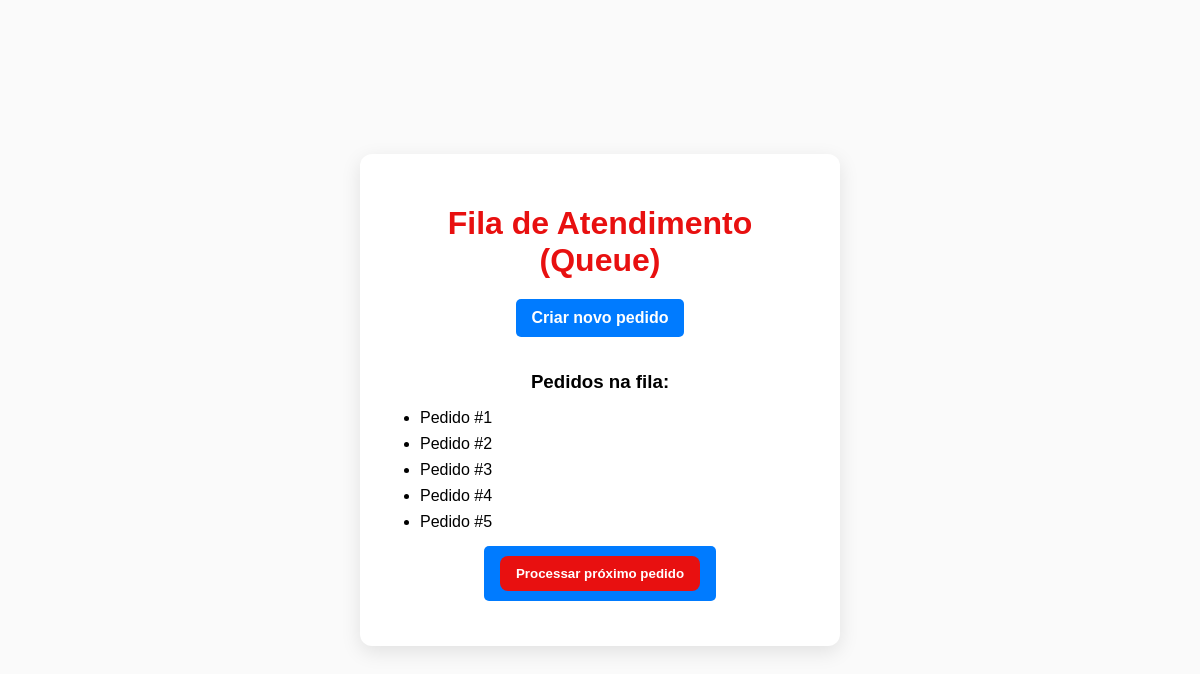
Before: /store/fila/ (signed in) with the older database file.
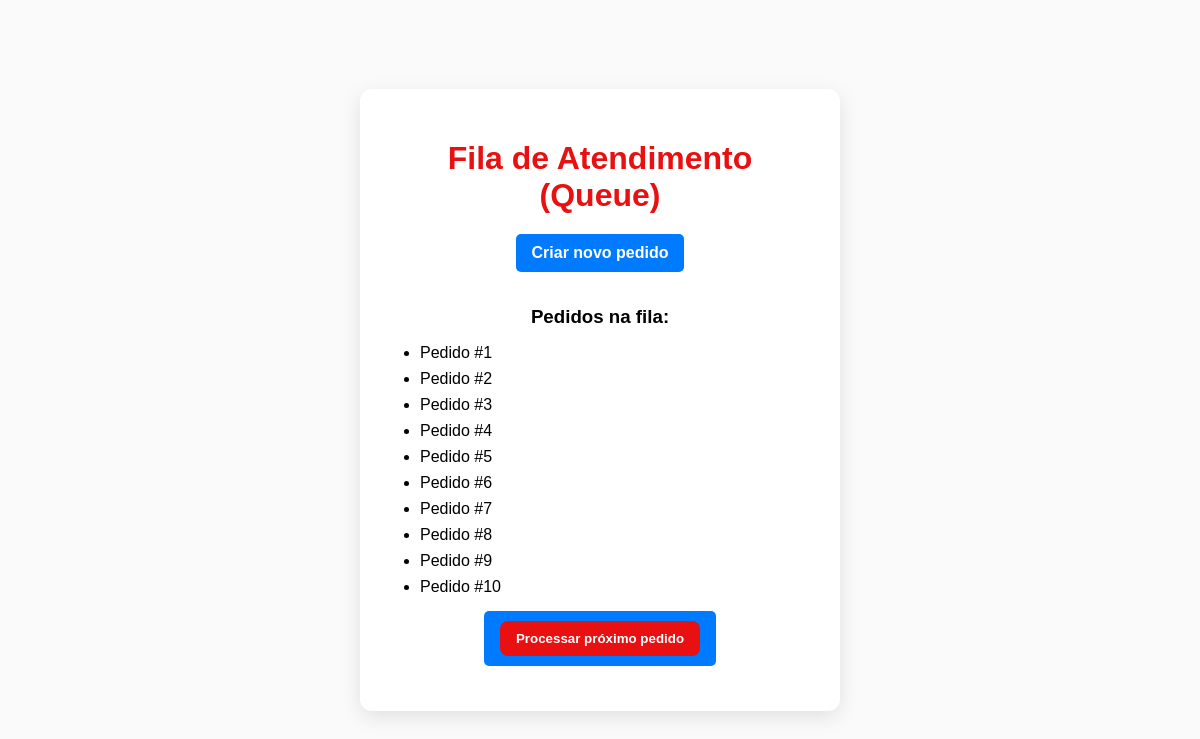
After: the same page with the newer database file.
### order/models.py (models this page shows)
class Order(models.Model):
    user = models.ForeignKey(User, on_delete=models.CASCADE)
    full_name = models.CharField(max_length=200)
    address = models.CharField(max_length=300)
    phone = models.CharField(max_length=11)
    created_at = models.DateTimeField(auto_now_add=True)
    total = models.DecimalField(max_digits=10, decimal_places=2)
    def __str__(self):
        return f"Pedido #{self.id}"

### store/views.py (the view)
# urls.py: path('fila/', views.fila_pedidos, name="fila_pedidos"),
@user_passes_test(is_admin)
def fila_pedidos(request):
    pedidos = Order.objects.all().order_by("created_at")
    return render(request, "store/fila.html", {"pedidos": pedidos})

### store/views.py (called while the page is built)
def is_admin(user):
    return user.is_authenticated and user.is_staff

### store/templates/store/fila.html (shortened to what this page needs)
<!DOCTYPE html>
<html lang="pt-br">
<head>
</head>
<body>
<div class="container">
    <h1>Fila de Atendimento (Queue)</h1>
    <a href="{% url 'store:novo_pedido' %}">Criar novo pedido</a>
    {% if pedidos %}
        <h3>Pedidos na fila:</h3>
        <ul>
            {% for cliente in pedidos %}
                <li>{{ cliente }}</li>
            {% endfor %}
        </ul>
        <a href="{% url 'store:processar_pedido' %}">
            <button>Processar próximo pedido</button>
        </a>
    {% else %}
        <p>Nenhum pedido na fila.</p>
    {% endif %}
</div>
</body>
</html>

Changed rows visible on the page:
added Order: id "Pedido #6"
added Order: id "Pedido #7"
added Order: id "Pedido #8"
added Order: id "Pedido #9"
added Order: id "Pedido #10"
